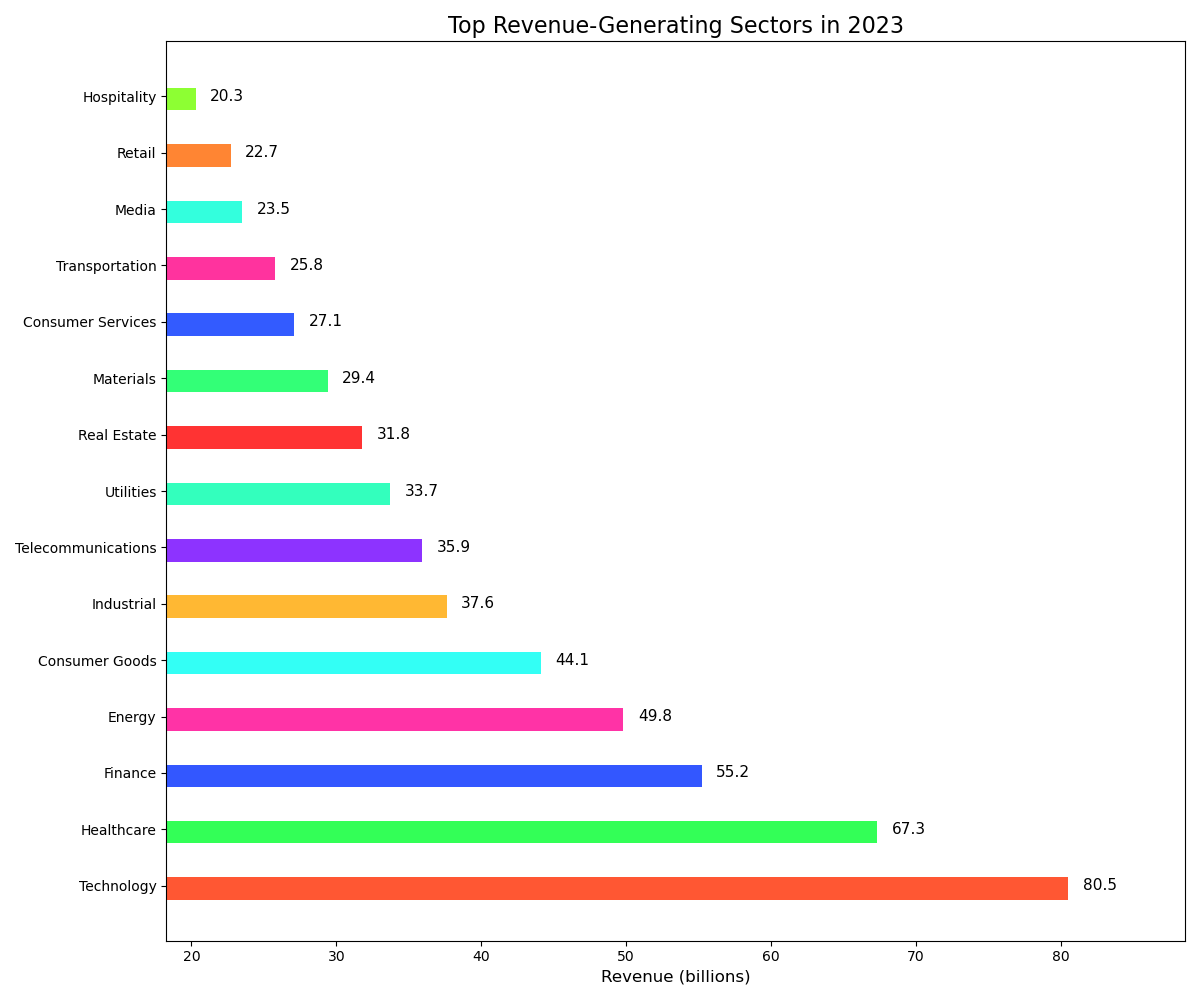

Write the Python code that produced this figure.

import matplotlib.pyplot as plt

# Data
sectors = ['Technology', 'Healthcare', 'Finance', 'Energy', 'Consumer Goods', 'Industrial',
           'Telecommunications', 'Utilities', 'Real Estate', 'Materials', 'Consumer Services',
           'Transportation', 'Media', 'Retail', 'Hospitality']
revenue = [80.5, 67.3, 55.2, 49.8, 44.1, 37.6, 35.9, 33.7, 31.8, 29.4, 27.1, 25.8, 23.5, 22.7, 20.3]

# Color scheme using color codes
colors = ['#FF5733', '#33FF57', '#3357FF', '#FF33A6', '#33FFF5', '#FFB833',
          '#8D33FF', '#33FFBD', '#FF3333', '#33FF77', '#335BFF', '#FF339E',
          '#33FFDD', '#FF8533', '#8DFF33']

# Create horizontal bar chart
plt.figure(figsize=(12, 10))
bars = plt.barh(sectors, revenue, color=colors, height=0.5)

# Adjusting the width of bars
for bar in bars:
    bar.set_height(0.4)

# Changing the layout and labels
plt.xlabel('Revenue (billions)', fontsize=12)
plt.title('Top Revenue-Generating Sectors in 2023', fontsize=16)
plt.xlim(min(revenue) * 0.9, max(revenue) * 1.1)  # Set x-axis limit higher to accommodate labels

# Adding value labels on the right of each bar
for i, v in enumerate(revenue):
    plt.text(v + 1, i, str(v), color='black', va='center', fontsize=11)

# Show the final result
plt.tight_layout()
plt.show()
